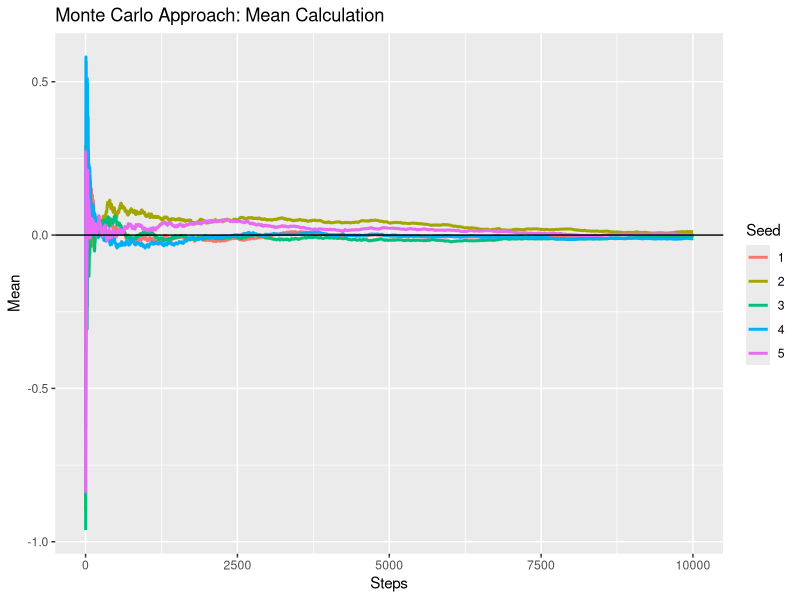
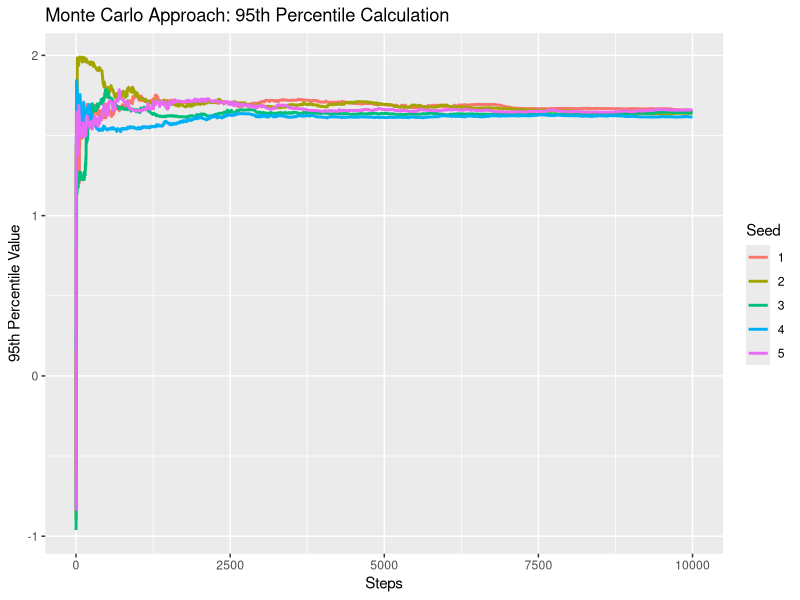
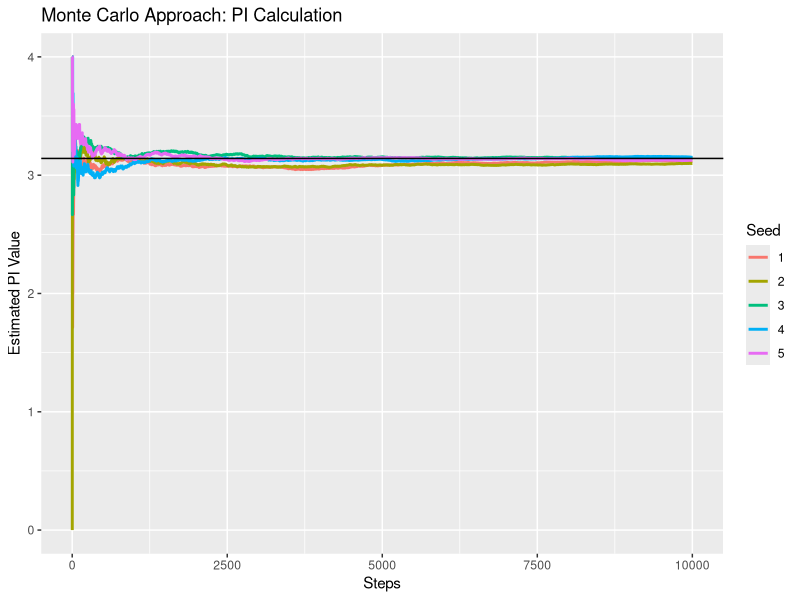

Generate these figures, in order, with R:
## ---- chunk 1
library(tidyverse)
## ---- chunk 2
##Mean

# Parameters
n <- 10000  
seeds <- 1:5     

# Generate cumulative means for each seed
means_df <- map_dfr(seeds, ~ {
  set.seed(.x)
  #generate 10000 samples from univariate distrib w mean = 0, sd = 1
  samples <- rnorm(n, mean = 0, sd = 1)
  
  #for every step, generate average of samples again
  cum_mean <- cumsum(samples) / seq_along(samples)
  
  data.frame(
    step = 1:n,        
    mean_hat = cum_mean,
    seed = as.factor(.x)              
  )
})

## ---- chunk 3
##Calculate range of values for first step vs. last step:
first_last_seed <- means_df %>%
  group_by(seed) %>%
  slice_min(order_by = step, n = 1) %>%  #first row
  bind_rows(
    means_df %>%
      group_by(seed) %>%
      slice_max(order_by = step, n = 1)) %>%   #last row
  ungroup() %>% 
  group_by(step) %>% 
  mutate(first = ifelse(step == 1, TRUE, FALSE)) %>% 
  mutate(last = ifelse(step == 10000, TRUE, FALSE) )

aggro_df <- first_last_seed %>%
  # group_by(seed) %>% 
  group_by(first) %>% 
  summarize(
    min_mean_hat = min(mean_hat),
    max_mean_hat = max(mean_hat),
    range = max_mean_hat - min_mean_hat
  )
## ---- chunk 4
# Plot means per step factored by color
ggplot(means_df, aes(x = step, y = mean_hat, color = seed)) +
  geom_line(size = 1) +
  geom_hline(yintercept = 0, color = "black") +  
  labs(
    title = "Monte Carlo Approach: Mean Calculation",
    x = "Steps",
    y = "Mean",
    color = "Seed"
  )
## ---- chunk 5
##95th Percentile

percentile_df <- map_dfr(seeds, ~ {
  set.seed(.x)
  #generate 10000 samples from uniform distrib w mean = 0, sd = 1
  samples <- rnorm(n, mean = 0, sd = 1)
  
  #for every step, generate 95th percentile of samples again
  cum_95 <- sapply(1:n, function(i) quantile(samples[1:i], 0.95))
  
  # Return a data frame for this seed
  data.frame(
    step = 1:n,         
    hat_95 = cum_95,    
    seed = as.factor(.x)  
  )
})
## ---- chunk 6
##Calculate range of values for first step vs. last step:
first_last_seed <- percentile_df %>%
  group_by(seed) %>%
  slice_min(order_by = step, n = 1) %>%  #first row
  bind_rows(
    percentile_df %>%
      group_by(seed) %>%
      slice_max(order_by = step, n = 1)) %>%   #last row
  ungroup() %>% 
  group_by(step) %>% 
  mutate(first = ifelse(step == 1, TRUE, FALSE)) %>% 
  mutate(last = ifelse(step == 10000, TRUE, FALSE) )

aggro_df <- first_last_seed %>%
  # group_by(seed) %>% 
  group_by(first) %>% 
  summarize(
    min_95_hat = min(hat_95),
    max_95_hat = max(hat_95),
    range = max_95_hat - min_95_hat
  )
## ---- chunk 7
# Plot means per step factored by color
ggplot(percentile_df, aes(x = step, y = hat_95, color = seed)) +
  geom_line(size = 1) +
  labs(
    title = "Monte Carlo Approach: 95th Percentile Calculation",
    x = "Steps",
    y = "95th Percentile Value",
    color = "Seed"
  )
## ---- chunk 8
##PI

pi_df <- map_dfr(seeds, ~ {
  set.seed(.x)
  #generate 10000 samples from square centered at 0 with sides = 2
  x <- runif(n, -1,1)
  y <- runif(n, -1,1)
  
  inside_circle <- x^2 + y^2 <=1
  
  #circ area = PI * r^2 
  #square area = (2r)^2
  #solve for ratio: ratio = PI / 4
  #therefore multiply by 4 to get PI
  
  #for every step, generate 4*mean of samples again
  cum_pi <- sapply(1:n, function(i) 4*mean(inside_circle[1:i]))
  
  # Return a data frame for this seed
  data.frame(
    step = 1:n,         
    pi_hat = cum_pi,    
    seed = as.factor(.x)  
  )
})

## ---- chunk 9
##Calculate range of values for first step vs. last step:
first_last_seed <- pi_df %>%
  group_by(seed) %>%
  slice_min(order_by = step, n = 1) %>%  #first row
  bind_rows(
    pi_df %>%
      group_by(seed) %>%
      slice_max(order_by = step, n = 1)) %>%   #last row
  ungroup() %>% 
  group_by(step) %>% 
  mutate(first = ifelse(step == 1, TRUE, FALSE)) %>% 
  mutate(last = ifelse(step == 10000, TRUE, FALSE) )

aggro_df <- first_last_seed %>%
  # group_by(seed) %>% 
  group_by(first) %>% 
  summarize(
    min_pi_hat = min(pi_hat),
    max_pi_hat = max(pi_hat),
    range = max_pi_hat - min_pi_hat
  )
## ---- chunk 10
# Plot means per step factored by color
ggplot(pi_df, aes(x = step, y = pi_hat, color = seed)) +
  geom_line(size = 1) +
  geom_hline(yintercept = pi, color = "black") +  
  labs(
    title = "Monte Carlo Approach: PI Calculation",
    x = "Steps",
    y = "Estimated PI Value",
    color = "Seed"
  )
